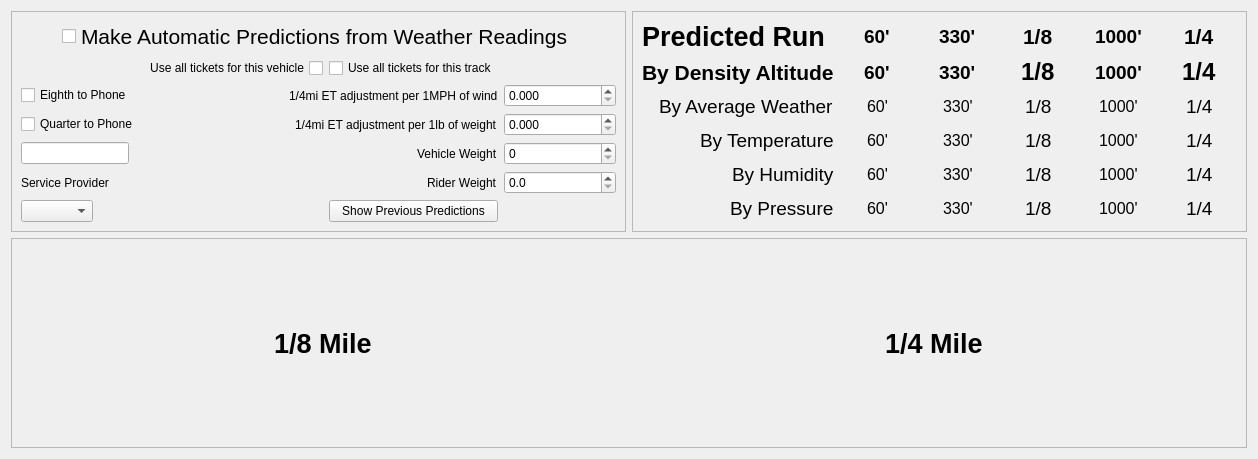
<?xml version="1.0" encoding="UTF-8"?>
<ui version="4.0">
 <class>AutoTab</class>
 <widget class="QWidget" name="AutoTab">
  <property name="geometry">
   <rect>
    <x>0</x>
    <y>0</y>
    <width>1258</width>
    <height>459</height>
   </rect>
  </property>
  <property name="windowTitle">
   <string>Form</string>
  </property>
  <layout class="QGridLayout" name="gridLayout">
   <item row="1" column="4">
    <widget class="QFrame" name="currentPFrame">
     <property name="frameShape">
      <enum>QFrame::StyledPanel</enum>
     </property>
     <property name="frameShadow">
      <enum>QFrame::Raised</enum>
     </property>
     <layout class="QGridLayout" name="gridLayout_3">
      <item row="5" column="3" alignment="Qt::AlignHCenter">
       <widget class="QLabel" name="threeThirtyP">
        <property name="font">
         <font>
          <pointsize>12</pointsize>
         </font>
        </property>
        <property name="text">
         <string>330'</string>
        </property>
       </widget>
      </item>
      <item row="0" column="6" alignment="Qt::AlignHCenter">
       <widget class="QLabel" name="quarterLabel">
        <property name="font">
         <font>
          <pointsize>16</pointsize>
          <bold>true</bold>
         </font>
        </property>
        <property name="text">
         <string>1/4</string>
        </property>
       </widget>
      </item>
      <item row="1" column="2" alignment="Qt::AlignHCenter">
       <widget class="QLabel" name="sixtyD">
        <property name="font">
         <font>
          <pointsize>14</pointsize>
          <bold>true</bold>
         </font>
        </property>
        <property name="text">
         <string>60'</string>
        </property>
       </widget>
      </item>
      <item row="2" column="3" alignment="Qt::AlignHCenter">
       <widget class="QLabel" name="threeThirtyA">
        <property name="font">
         <font>
          <pointsize>12</pointsize>
         </font>
        </property>
        <property name="text">
         <string>330'</string>
        </property>
       </widget>
      </item>
      <item row="0" column="3" alignment="Qt::AlignHCenter">
       <widget class="QLabel" name="threeThirtyLabel">
        <property name="font">
         <font>
          <pointsize>14</pointsize>
          <bold>true</bold>
         </font>
        </property>
        <property name="text">
         <string>330'</string>
        </property>
       </widget>
      </item>
      <item row="1" column="6" alignment="Qt::AlignHCenter">
       <widget class="QLabel" name="quarterD">
        <property name="font">
         <font>
          <pointsize>18</pointsize>
          <bold>true</bold>
         </font>
        </property>
        <property name="text">
         <string>1/4</string>
        </property>
       </widget>
      </item>
      <item row="4" column="6" alignment="Qt::AlignHCenter">
       <widget class="QLabel" name="quarterH">
        <property name="font">
         <font>
          <pointsize>14</pointsize>
         </font>
        </property>
        <property name="text">
         <string>1/4</string>
        </property>
       </widget>
      </item>
      <item row="2" column="5" alignment="Qt::AlignHCenter">
       <widget class="QLabel" name="thousandA">
        <property name="font">
         <font>
          <pointsize>12</pointsize>
         </font>
        </property>
        <property name="text">
         <string>1000'</string>
        </property>
       </widget>
      </item>
      <item row="2" column="2" alignment="Qt::AlignHCenter">
       <widget class="QLabel" name="sixtyA">
        <property name="font">
         <font>
          <pointsize>12</pointsize>
         </font>
        </property>
        <property name="text">
         <string>60'</string>
        </property>
       </widget>
      </item>
      <item row="4" column="3" alignment="Qt::AlignHCenter">
       <widget class="QLabel" name="threeThirtyH">
        <property name="font">
         <font>
          <pointsize>12</pointsize>
         </font>
        </property>
        <property name="text">
         <string>330'</string>
        </property>
       </widget>
      </item>
      <item row="4" column="2" alignment="Qt::AlignHCenter">
       <widget class="QLabel" name="sixtyH">
        <property name="font">
         <font>
          <pointsize>12</pointsize>
         </font>
        </property>
        <property name="text">
         <string>60'</string>
        </property>
       </widget>
      </item>
      <item row="3" column="0" alignment="Qt::AlignRight">
       <widget class="QLabel" name="temperatureLabel">
        <property name="font">
         <font>
          <pointsize>14</pointsize>
         </font>
        </property>
        <property name="text">
         <string>By Temperature</string>
        </property>
       </widget>
      </item>
      <item row="5" column="6" alignment="Qt::AlignHCenter">
       <widget class="QLabel" name="quarterP">
        <property name="font">
         <font>
          <pointsize>14</pointsize>
         </font>
        </property>
        <property name="text">
         <string>1/4</string>
        </property>
       </widget>
      </item>
      <item row="0" column="0">
       <widget class="QLabel" name="currentPLabel">
        <property name="font">
         <font>
          <pointsize>20</pointsize>
          <bold>true</bold>
         </font>
        </property>
        <property name="text">
         <string>Predicted Run</string>
        </property>
       </widget>
      </item>
      <item row="4" column="4" alignment="Qt::AlignHCenter">
       <widget class="QLabel" name="eighthH">
        <property name="font">
         <font>
          <pointsize>14</pointsize>
         </font>
        </property>
        <property name="text">
         <string>1/8</string>
        </property>
       </widget>
      </item>
      <item row="2" column="4" alignment="Qt::AlignHCenter">
       <widget class="QLabel" name="eighthA">
        <property name="font">
         <font>
          <pointsize>14</pointsize>
         </font>
        </property>
        <property name="text">
         <string>1/8</string>
        </property>
       </widget>
      </item>
      <item row="5" column="2" alignment="Qt::AlignHCenter">
       <widget class="QLabel" name="sixtyP">
        <property name="font">
         <font>
          <pointsize>12</pointsize>
         </font>
        </property>
        <property name="text">
         <string>60'</string>
        </property>
       </widget>
      </item>
      <item row="1" column="5" alignment="Qt::AlignHCenter">
       <widget class="QLabel" name="thousandD">
        <property name="font">
         <font>
          <pointsize>14</pointsize>
          <bold>true</bold>
         </font>
        </property>
        <property name="text">
         <string>1000'</string>
        </property>
       </widget>
      </item>
      <item row="2" column="6" alignment="Qt::AlignHCenter">
       <widget class="QLabel" name="quarterA">
        <property name="font">
         <font>
          <pointsize>14</pointsize>
         </font>
        </property>
        <property name="text">
         <string>1/4</string>
        </property>
       </widget>
      </item>
      <item row="5" column="5" alignment="Qt::AlignHCenter">
       <widget class="QLabel" name="thousandP">
        <property name="font">
         <font>
          <pointsize>12</pointsize>
         </font>
        </property>
        <property name="text">
         <string>1000'</string>
        </property>
       </widget>
      </item>
      <item row="1" column="4" alignment="Qt::AlignHCenter">
       <widget class="QLabel" name="eighthD">
        <property name="font">
         <font>
          <pointsize>18</pointsize>
          <bold>true</bold>
         </font>
        </property>
        <property name="text">
         <string>1/8</string>
        </property>
       </widget>
      </item>
      <item row="0" column="4" alignment="Qt::AlignHCenter">
       <widget class="QLabel" name="eighthLabel">
        <property name="font">
         <font>
          <pointsize>16</pointsize>
          <bold>true</bold>
         </font>
        </property>
        <property name="text">
         <string>1/8</string>
        </property>
       </widget>
      </item>
      <item row="0" column="2" alignment="Qt::AlignHCenter">
       <widget class="QLabel" name="sixtyLabel">
        <property name="font">
         <font>
          <pointsize>14</pointsize>
          <bold>true</bold>
         </font>
        </property>
        <property name="text">
         <string>60'</string>
        </property>
       </widget>
      </item>
      <item row="3" column="3" alignment="Qt::AlignHCenter">
       <widget class="QLabel" name="threeThirtyT">
        <property name="font">
         <font>
          <pointsize>12</pointsize>
         </font>
        </property>
        <property name="text">
         <string>330'</string>
        </property>
       </widget>
      </item>
      <item row="1" column="3" alignment="Qt::AlignHCenter">
       <widget class="QLabel" name="threeThirtyD">
        <property name="font">
         <font>
          <pointsize>14</pointsize>
          <bold>true</bold>
         </font>
        </property>
        <property name="text">
         <string>330'</string>
        </property>
       </widget>
      </item>
      <item row="5" column="0" alignment="Qt::AlignRight">
       <widget class="QLabel" name="pressureLabel">
        <property name="font">
         <font>
          <pointsize>14</pointsize>
         </font>
        </property>
        <property name="text">
         <string>By Pressure</string>
        </property>
       </widget>
      </item>
      <item row="4" column="0" alignment="Qt::AlignRight">
       <widget class="QLabel" name="humidityLabel">
        <property name="font">
         <font>
          <pointsize>14</pointsize>
         </font>
        </property>
        <property name="text">
         <string>By Humidity</string>
        </property>
       </widget>
      </item>
      <item row="3" column="6" alignment="Qt::AlignHCenter">
       <widget class="QLabel" name="quarterT">
        <property name="font">
         <font>
          <pointsize>14</pointsize>
         </font>
        </property>
        <property name="text">
         <string>1/4</string>
        </property>
       </widget>
      </item>
      <item row="2" column="0" alignment="Qt::AlignRight">
       <widget class="QLabel" name="averageLabel">
        <property name="font">
         <font>
          <pointsize>14</pointsize>
         </font>
        </property>
        <property name="text">
         <string>By Average Weather</string>
        </property>
       </widget>
      </item>
      <item row="3" column="4" alignment="Qt::AlignHCenter">
       <widget class="QLabel" name="eighthT">
        <property name="font">
         <font>
          <pointsize>14</pointsize>
         </font>
        </property>
        <property name="text">
         <string>1/8</string>
        </property>
       </widget>
      </item>
      <item row="4" column="5" alignment="Qt::AlignHCenter">
       <widget class="QLabel" name="thousandH">
        <property name="font">
         <font>
          <pointsize>12</pointsize>
         </font>
        </property>
        <property name="text">
         <string>1000'</string>
        </property>
       </widget>
      </item>
      <item row="3" column="5" alignment="Qt::AlignHCenter">
       <widget class="QLabel" name="thousandT">
        <property name="font">
         <font>
          <pointsize>12</pointsize>
         </font>
        </property>
        <property name="text">
         <string>1000'</string>
        </property>
       </widget>
      </item>
      <item row="1" column="0" alignment="Qt::AlignRight">
       <widget class="QLabel" name="densityALabel">
        <property name="font">
         <font>
          <pointsize>16</pointsize>
          <bold>true</bold>
         </font>
        </property>
        <property name="text">
         <string>By Density Altitude</string>
        </property>
       </widget>
      </item>
      <item row="0" column="5" alignment="Qt::AlignHCenter">
       <widget class="QLabel" name="thousandLabel">
        <property name="font">
         <font>
          <pointsize>14</pointsize>
          <bold>true</bold>
         </font>
        </property>
        <property name="text">
         <string>1000'</string>
        </property>
       </widget>
      </item>
      <item row="5" column="4" alignment="Qt::AlignHCenter">
       <widget class="QLabel" name="eighthP">
        <property name="font">
         <font>
          <pointsize>14</pointsize>
         </font>
        </property>
        <property name="text">
         <string>1/8</string>
        </property>
       </widget>
      </item>
      <item row="3" column="2" alignment="Qt::AlignHCenter">
       <widget class="QLabel" name="sixtyT">
        <property name="font">
         <font>
          <pointsize>12</pointsize>
         </font>
        </property>
        <property name="text">
         <string>60'</string>
        </property>
       </widget>
      </item>
     </layout>
    </widget>
   </item>
   <item row="1" column="3">
    <widget class="QFrame" name="frame">
     <property name="sizePolicy">
      <sizepolicy hsizetype="Preferred" vsizetype="Preferred">
       <horstretch>0</horstretch>
       <verstretch>0</verstretch>
      </sizepolicy>
     </property>
     <property name="frameShape">
      <enum>QFrame::StyledPanel</enum>
     </property>
     <property name="frameShadow">
      <enum>QFrame::Raised</enum>
     </property>
     <layout class="QGridLayout" name="gridLayout_5">
      <item row="7" column="0">
       <widget class="ProviderBox" name="textProviderComboBox">
        <property name="sizePolicy">
         <sizepolicy hsizetype="Maximum" vsizetype="Fixed">
          <horstretch>0</horstretch>
          <verstretch>0</verstretch>
         </sizepolicy>
        </property>
       </widget>
      </item>
      <item row="4" column="3">
       <widget class="QDoubleSpinBox" name="weightAdjustmentSpinBox">
        <property name="decimals">
         <number>3</number>
        </property>
        <property name="maximum">
         <double>0.999000000000000</double>
        </property>
        <property name="singleStep">
         <double>0.001000000000000</double>
        </property>
       </widget>
      </item>
      <item row="3" column="0">
       <widget class="QCheckBox" name="eToPhoneCheckBox">
        <property name="text">
         <string>Eighth to Phone</string>
        </property>
       </widget>
      </item>
      <item row="5" column="0">
       <widget class="QLineEdit" name="textNumberEdit">
        <property name="sizePolicy">
         <sizepolicy hsizetype="Maximum" vsizetype="Fixed">
          <horstretch>0</horstretch>
          <verstretch>0</verstretch>
         </sizepolicy>
        </property>
       </widget>
      </item>
      <item row="5" column="3">
       <widget class="QSpinBox" name="vehicleWeightSpinBox">
        <property name="maximum">
         <number>10000</number>
        </property>
       </widget>
      </item>
      <item row="3" column="3">
       <widget class="QDoubleSpinBox" name="windAdjustmentSpinBox">
        <property name="decimals">
         <number>3</number>
        </property>
        <property name="maximum">
         <double>0.990000000000000</double>
        </property>
        <property name="singleStep">
         <double>0.001000000000000</double>
        </property>
       </widget>
      </item>
      <item row="6" column="3">
       <widget class="QDoubleSpinBox" name="riderWeightSpinBox">
        <property name="decimals">
         <number>1</number>
        </property>
        <property name="maximum">
         <double>999.000000000000000</double>
        </property>
        <property name="singleStep">
         <double>0.100000000000000</double>
        </property>
       </widget>
      </item>
      <item row="4" column="0">
       <widget class="QCheckBox" name="qToPhoneCheckBox">
        <property name="text">
         <string>Quarter to Phone</string>
        </property>
       </widget>
      </item>
      <item row="6" column="0">
       <widget class="QLabel" name="textProviderLabel">
        <property name="text">
         <string>Service Provider</string>
        </property>
       </widget>
      </item>
      <item row="3" column="1" colspan="2" alignment="Qt::AlignRight">
       <widget class="QLabel" name="windAdjustmentLabel">
        <property name="text">
         <string>1/4mi ET adjustment per 1MPH of wind</string>
        </property>
       </widget>
      </item>
      <item row="4" column="1" colspan="2" alignment="Qt::AlignRight">
       <widget class="QLabel" name="weightAdjustmentLabel">
        <property name="text">
         <string>1/4mi ET adjustment per 1lb of weight</string>
        </property>
       </widget>
      </item>
      <item row="5" column="1" colspan="2" alignment="Qt::AlignRight">
       <widget class="QLabel" name="vehicleWeightLabel">
        <property name="text">
         <string>Vehicle Weight</string>
        </property>
       </widget>
      </item>
      <item row="6" column="1" colspan="2" alignment="Qt::AlignRight">
       <widget class="QLabel" name="riderWeightLabel">
        <property name="text">
         <string>Rider Weight</string>
        </property>
       </widget>
      </item>
      <item row="0" column="0" colspan="4" alignment="Qt::AlignHCenter">
       <widget class="QCheckBox" name="autoPredictCheckBox">
        <property name="font">
         <font>
          <pointsize>16</pointsize>
         </font>
        </property>
        <property name="text">
         <string>Make Automatic Predictions from Weather Readings</string>
        </property>
       </widget>
      </item>
      <item row="7" column="2">
       <widget class="QPushButton" name="previousPredictionsButton">
        <property name="text">
         <string>Show Previous Predictions</string>
        </property>
       </widget>
      </item>
      <item row="1" column="2" alignment="Qt::AlignLeft">
       <widget class="QCheckBox" name="trackTicketsCheckBox">
        <property name="text">
         <string>Use all tickets for this track</string>
        </property>
       </widget>
      </item>
      <item row="1" column="1" alignment="Qt::AlignLeft">
       <widget class="QCheckBox" name="vehicleTicketsCheckBox">
        <property name="layoutDirection">
         <enum>Qt::RightToLeft</enum>
        </property>
        <property name="text">
         <string>Use all tickets for this vehicle</string>
        </property>
       </widget>
      </item>
     </layout>
    </widget>
   </item>
   <item row="2" column="3" colspan="2">
    <widget class="QFrame" name="graphFrame">
     <property name="sizePolicy">
      <sizepolicy hsizetype="Expanding" vsizetype="Preferred">
       <horstretch>0</horstretch>
       <verstretch>0</verstretch>
      </sizepolicy>
     </property>
     <property name="frameShape">
      <enum>QFrame::StyledPanel</enum>
     </property>
     <property name="frameShadow">
      <enum>QFrame::Raised</enum>
     </property>
     <layout class="QGridLayout" name="gridLayout_6">
      <item row="0" column="0" alignment="Qt::AlignHCenter">
       <widget class="QLabel" name="label">
        <property name="font">
         <font>
          <pointsize>20</pointsize>
          <bold>true</bold>
         </font>
        </property>
        <property name="text">
         <string>1/8 Mile</string>
        </property>
       </widget>
      </item>
      <item row="0" column="1" alignment="Qt::AlignHCenter">
       <widget class="QLabel" name="label_2">
        <property name="sizePolicy">
         <sizepolicy hsizetype="Expanding" vsizetype="Preferred">
          <horstretch>0</horstretch>
          <verstretch>0</verstretch>
         </sizepolicy>
        </property>
        <property name="font">
         <font>
          <pointsize>20</pointsize>
          <bold>true</bold>
         </font>
        </property>
        <property name="text">
         <string>1/4 Mile</string>
        </property>
       </widget>
      </item>
     </layout>
    </widget>
   </item>
  </layout>
 </widget>
 <customwidgets>
  <customwidget>
   <class>ProviderBox</class>
   <extends>QComboBox</extends>
   <header>providerbox.h</header>
  </customwidget>
 </customwidgets>
 <resources/>
 <connections/>
</ui>
